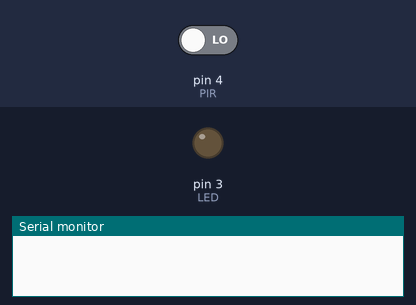
Simulated run of this sketch. Board: Arduino Uno, built with avr-gcc and run on an emulated ATmega328P. Shown: output pins drawn as LEDs (lit = HIGH), the last lines printed to the serial monitor. The inputs (shaded band) are chosen by the test bench; at power-on: pin 4 (PIR) LOW.

Above: at 4.2 s.
4.3 s: pin 4 (PIR) driven HIGH
At 4.9 s:
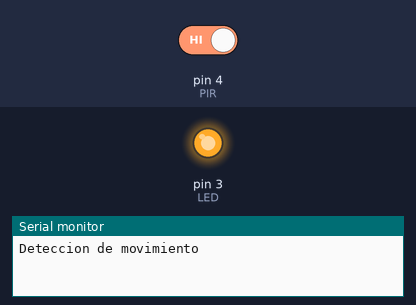
5.8 s: pin 4 (PIR) driven LOW
At 8.4 s:
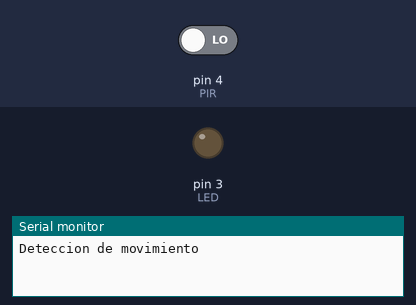
Timing chart, 0 to 9.9 s (numbered marks = the images above; inputs shaded):
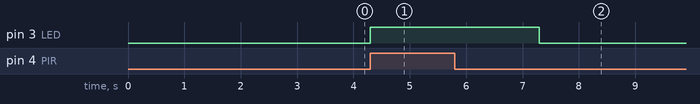

The sketch:

Practica_PIR_Sensor.ino
```cpp
const int PIR = 4;

const int LED = 3;

int ESTADO = 0;

void setup(){

  pinMode(PIR, INPUT);

  pinMode(LED, OUTPUT);
  Serial.begin(9600);

  delay(3000);

}

void loop(){

  ESTADO = digitalRead(PIR);

  if (ESTADO == HIGH){

    digitalWrite(LED, HIGH);
    Serial.println("Deteccion de movimiento");

    delay(3000);

  } else {

    digitalWrite(LED, LOW);

  }

}
```

Measured:
- after the input at 4.3 s, pin 3 (LED): LOW → HIGH at once
- after the input at 5.8 s, pin 3 (LED): HIGH → LOW after 1.5 s
